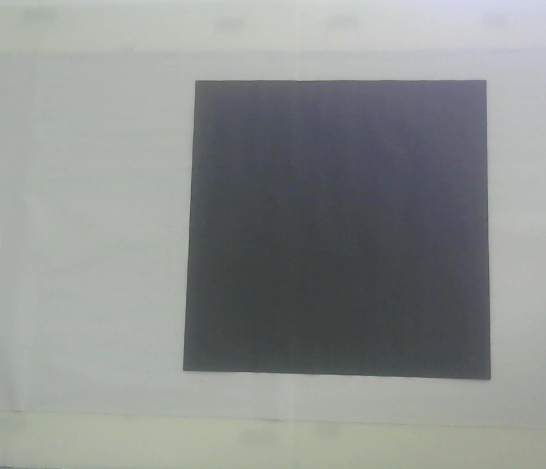
#> input picture square.png, 546 x 469 px
$ python cap.py
#> lines starting #> are read from the running program, lines starting #| are printed output that depends on the picture; after the words box and inside, x2 and y2 are one past the last pixel; in counts of white or black regions, pixels touching at a corner belong together
import cv2

img=cv2.imread('square.png')
#> img is the input picture: shape (469, 546, 3); mean B, G, R 143.2, 145.3, 141.2

gray = cv2.cvtColor(img, cv2.COLOR_BGR2GRAY)

ret,thresh = cv2.threshold(gray,127,255,1)
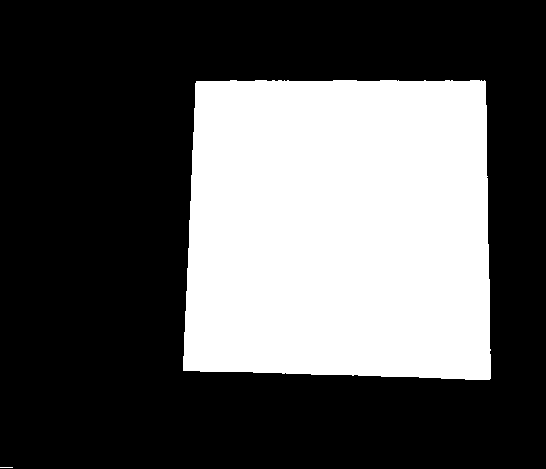
#> thresh: shape (469, 546); 34.4% white; 2 white regions (1 under 20 px), largest, box (x1, y1, x2, y2) and area: (183, 80, 491, 380) 88147

cv2.imwrite("thesh_square.jpg", thresh)


cv2.waitKey(0)
